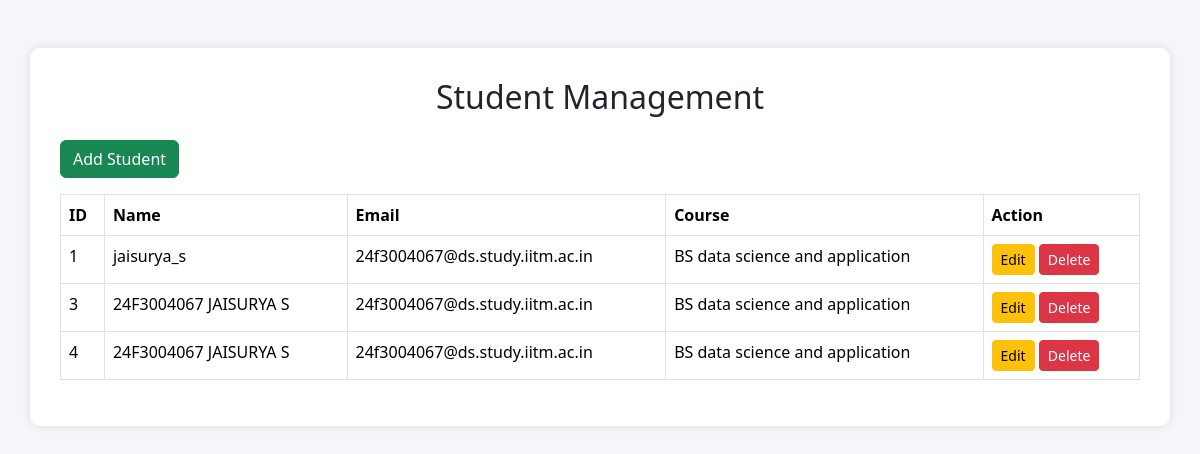
The page / on the database its author committed.
### tables this page shows
CREATE TABLE students(
        id INTEGER PRIMARY KEY AUTOINCREMENT,
        name TEXT NOT NULL,
        email TEXT NOT NULL,
        course TEXT NOT NULL
    );

### app.py (the view)
@app.route("/")
def index():
    conn = get_db()
    students = conn.execute("SELECT * FROM students").fetchall()
    conn.close()
    return render_template("index.html", students=students)

### app.py (called while the page is built)
def get_db():
    conn = sqlite3.connect(DATABASE)
    conn.row_factory = sqlite3.Row
    return conn

### templates/index.html
{% extends 'base.html' %}
{% block content %}
<h2 class="mb-4">Student Management</h2>
<a href="/add" class="btn btn-success mb-3">
Add Student
</a>
<table class="table table-bordered table-hover">
<tr>
<th>ID</th>
<th>Name</th>
<th>Email</th>
<th>Course</th>
<th>Action</th>
</tr>
{% for student in students %}
<tr>
<td>{{ student.id }}</td>
<td>{{ student.name }}</td>
<td>{{ student.email }}</td>
<td>{{ student.course }}</td>
<td>
<a href="/edit/{{ student.id }}"
class="btn btn-warning btn-sm">
Edit
</a>
<a href="/delete/{{ student.id }}"
class="btn btn-danger btn-sm">
Delete
</a>
</td>
</tr>
{% endfor %}
</table>
{% endblock %}

### templates/base.html (shortened to what this page needs)
<!DOCTYPE html>
<html>
<head>
    <link href="https://cdn.jsdelivr.net/npm/bootstrap@5.3.3/dist/css/bootstrap.min.css"
          rel="stylesheet">
    <link rel="stylesheet"
          href="{{ url_for('static', filename='css/style.css') }}">
</head>
<body>
<div class="container mt-5">
{% block content %}
{% endblock %}
</div>
</body>
</html>

### static/css/style.css (style rules this page uses)
body { background:#f4f6f9; }
.container { background:white; padding:30px; border-radius:10px; box-shadow:0 0 10px rgba(0,0,0,.1); }
h2 { text-align:center; margin-bottom:20px; }
table { background:white; }

### rows shown on the page
students: id "1", name "jaisurya_s", email "24f3004067@ds.study.iitm.ac.in", course "BS data science and application"
students: id "3", name "24F3004067 JAISURYA S", email "24f3004067@ds.study.iitm.ac.in", course "BS data science and application"
students: id "4", name "24F3004067 JAISURYA S", email "24f3004067@ds.study.iitm.ac.in", course "BS data science and application"
